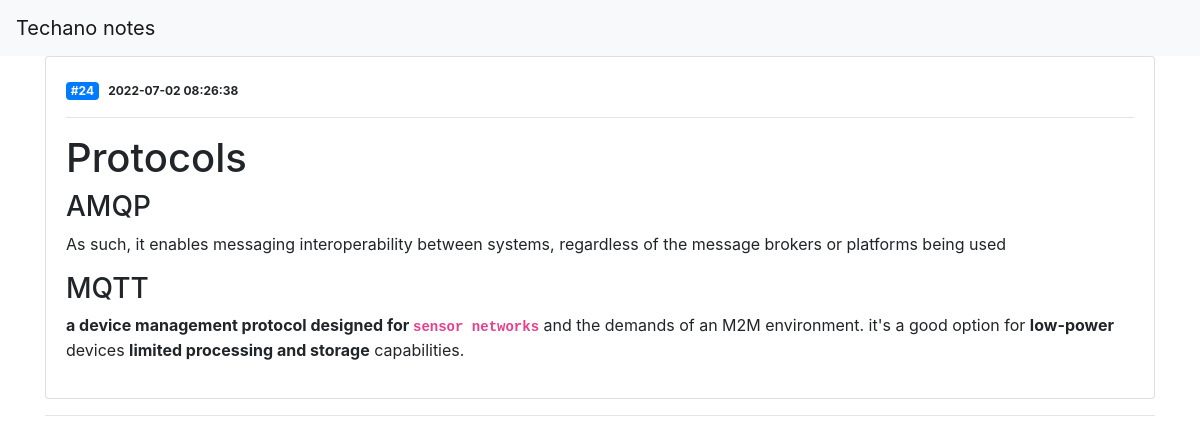
Screenshot of /24 with the database file from the repository.
### tables this page shows
CREATE TABLE notes (
    id INTEGER PRIMARY KEY AUTOINCREMENT,
    created TIMESTAMP NOT NULL DEFAULT CURRENT_TIMESTAMP,
    content TEXT NOT NULL
);

### app.py (the view)
@app.route('/<int:id>', methods=['GET', 'DELETE'])
def details(id):
    conn = get_db_connection()
    if request.method == 'DELETE':
        conn.execute(f'DELETE FROM notes WHERE id = {str(id)};')
        conn.commit()
        conn.close()
        return {'status': True}
    db_note = conn.execute(f'SELECT id, created, content FROM notes WHERE id = {str(id)};').fetchall()
    conn.close()
    if len(db_note) == 0:
        return abort(404, description="Resource not found")
    note = dict(db_note[0])
    note['content'] = markdown.markdown(note['content'])
    return render_template('details.html', note=note)

### app.py (called while the page is built)
def get_db_connection():
    conn = sqlite3.connect('database.db')
    conn.row_factory = sqlite3.Row
    return conn

### templates/details.html
{% extends 'base.html' %}
{% block content %}
<div class="card">
	<div class="card-body">
		<span class="badge badge-primary">#{{ note['id'] }}</span>
		<span class="badge badge-default">{{ note['created'] }}</span>
		<hr>
		<p>{{ note['content'] |safe }}</p>
	</div>
</div>
<hr>
{% endblock %}

### rows the page displays
notes: id "24", created "2022-07-02 08:26:38", content "Protocols AMQP As such, it enables messaging interoperability between systems, regardless of the message brokers or platforms being used MQTT a device management protocol designed for sensor networks and the demands of an M2M environment. it's a good option for low-power devices limited processing and storage capabilities."
